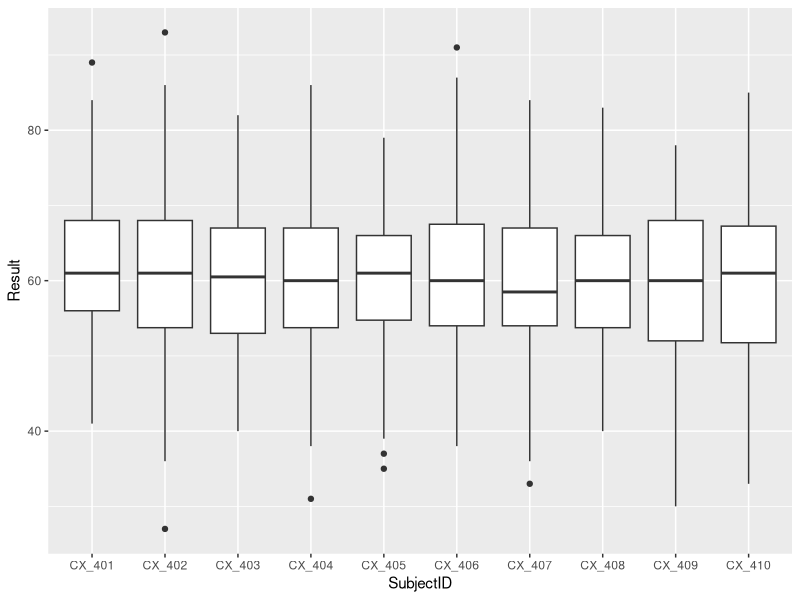
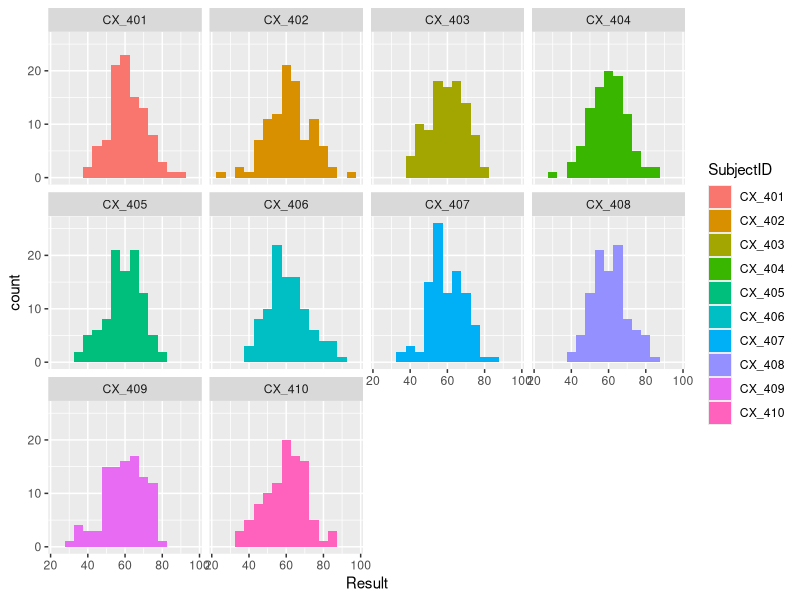

Here is the R script that generated these plots, in order:
library(dplyr)
library(ggplot2)

# Create a synthetic data set

Exams <- tibble(
  StudentID       = character(),
  SubjectID       = character(),
  Result          = numeric()
)

students <- paste0("Student_",101:200)
subjects <- paste0("CX_",401:410)
set.seed(100)

for (st in students){
  results <- round(rnorm(n = 10, mean = 60, sd=10),0)
  counter <- 1
  for(sub in subjects){
    Exams <- add_row(Exams,
                     StudentID=st,
                     SubjectID=sub,
                     Result=results[counter])
    counter <- counter + 1
  }
}

ggplot(Exams,aes(x=SubjectID,y=Result))+geom_boxplot()

ggplot(Exams,aes(x=Result,fill=SubjectID))+geom_histogram(binwidth = 5)+facet_wrap(~SubjectID)

# (1) Analyse the subjects and find the average mark, 
#     the highest mark and the lowest mark in each subject

res1 <- Exams %>% group_by(SubjectID) %>%
           summarise(AvrMark=mean(Result),
                     MinMark=min(Result),
                     MaxMark=max(Result))


# (2) Rank the students by the overall average grade

res2 <- Exams %>% group_by(StudentID) %>%
                  summarise(AvrGrade=mean(Result),
                            MinGrade=min(Result),
                            MaxGrade=max(Result))

arrange(res2,desc(AvrGrade))
  

# (3) Add a new field to indicate whether a student got honors (avr >= 60)

res2 <- mutate(res2,Overall=ifelse(AvrGrade>=60,"Honours","Pass"))






